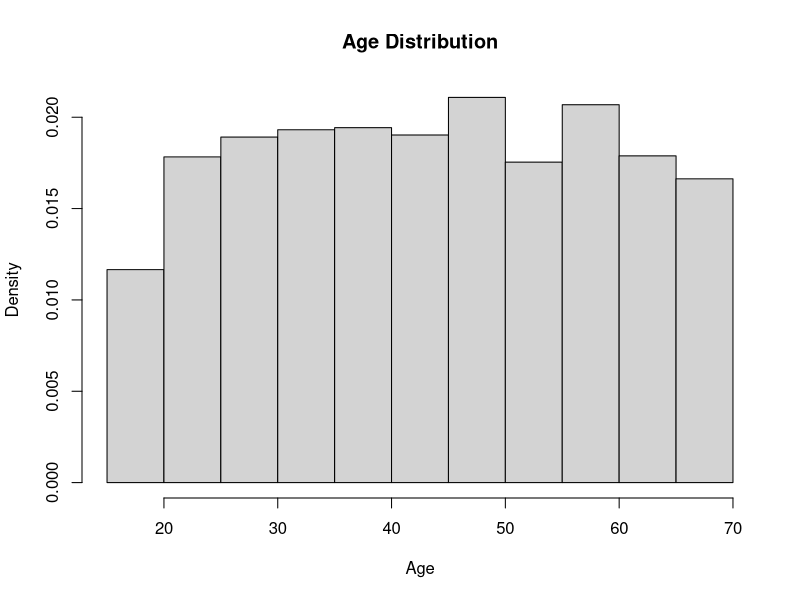
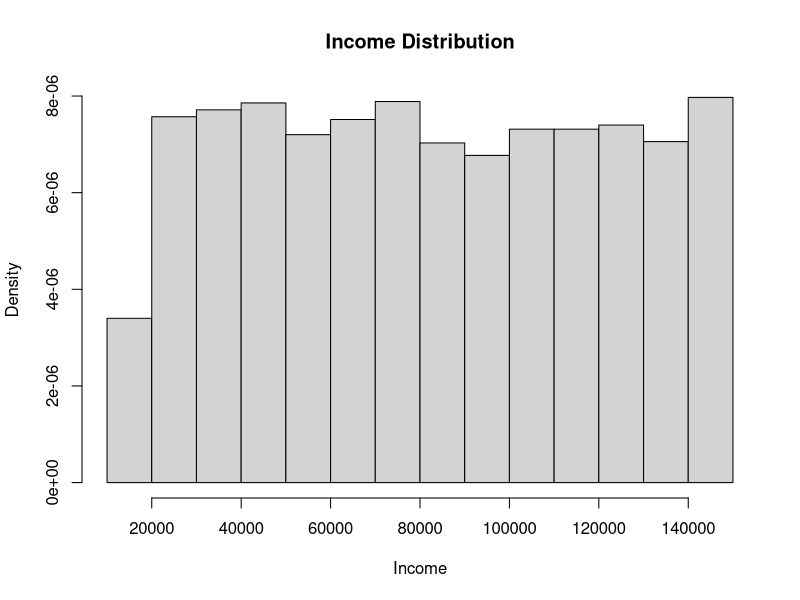
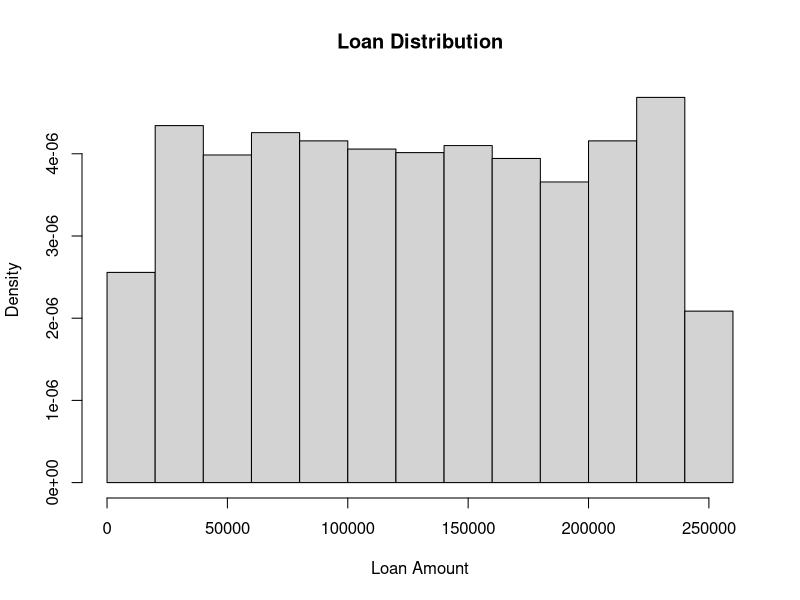
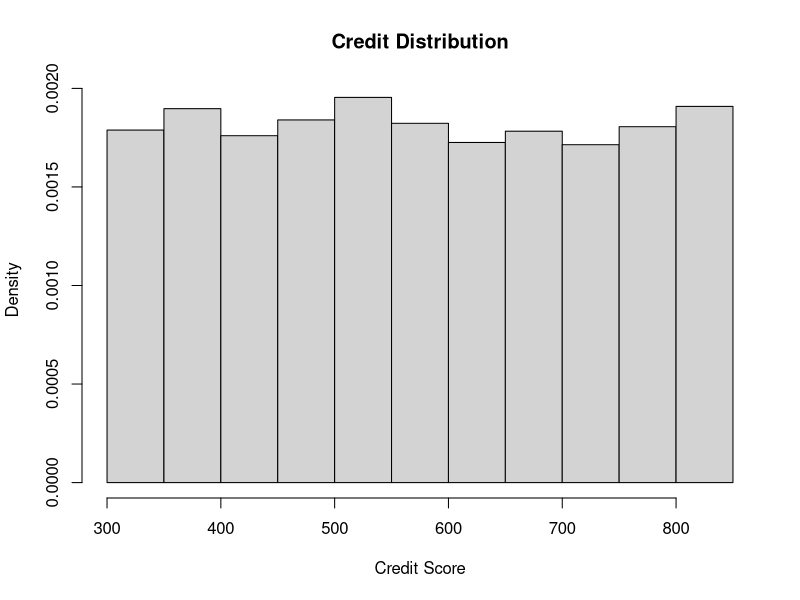
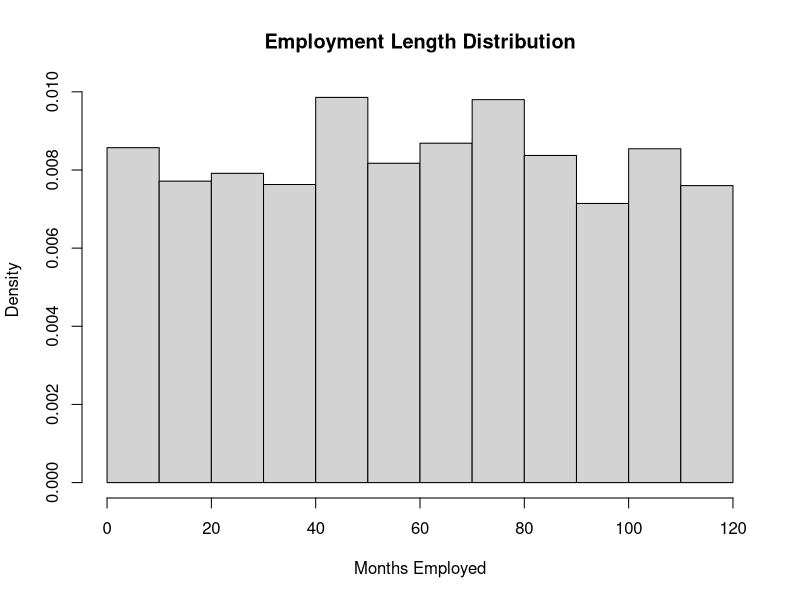
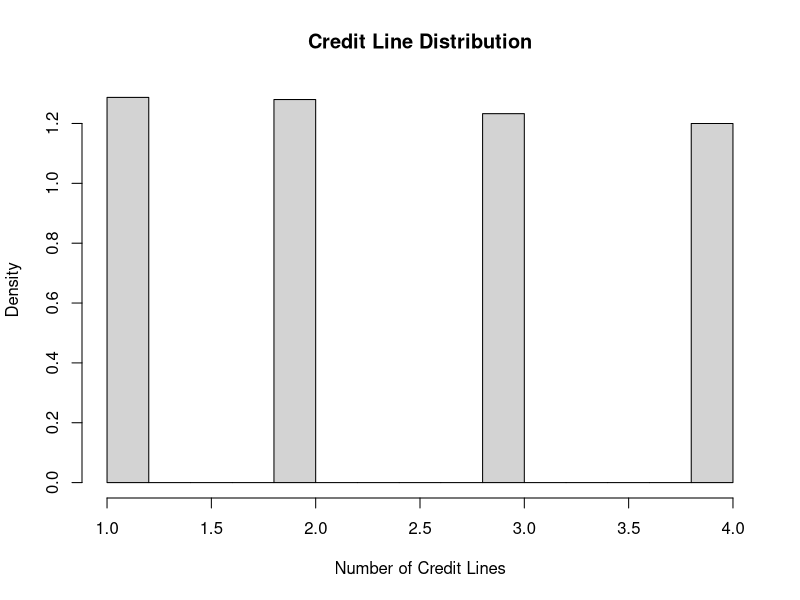
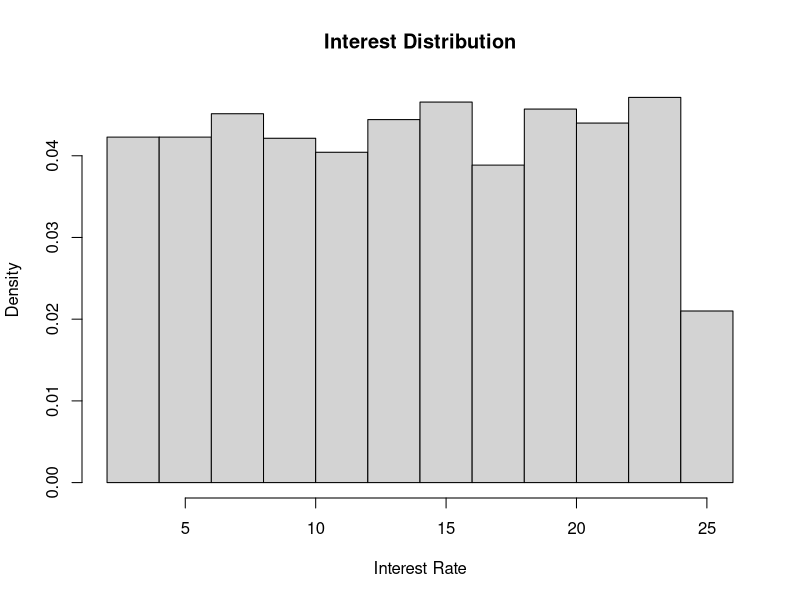
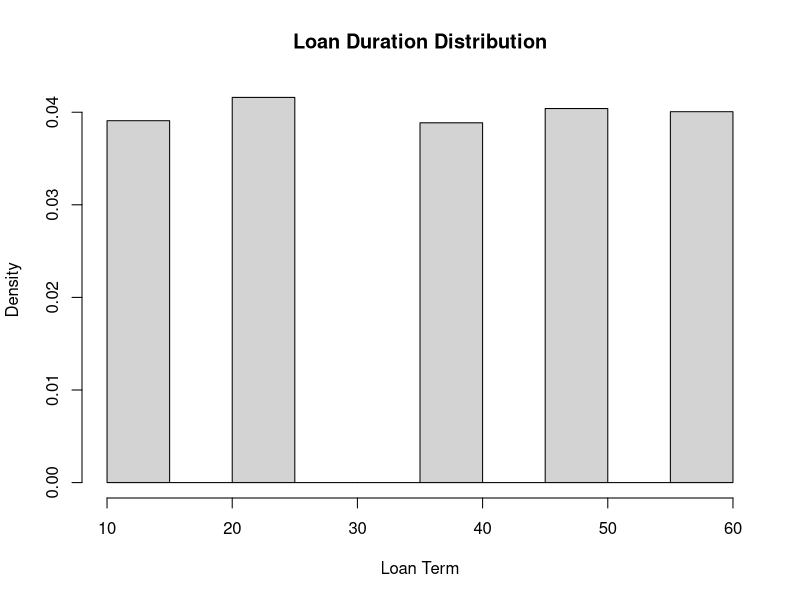

Source code (R) for these figures, in order:
## ---- chunk 1
knitr::opts_chunk$set(echo = TRUE)
## ---- chunk 2
loanDefaultData<-read.csv("LoanDefaultData.csv")
## ---- chunk 3
table(loanDefaultData$Default)
## ---- chunk 4
names(loanDefaultData)
## ---- chunk 5
sd(loanDefaultData$Age)
## ---- chunk 6
mean(loanDefaultData$Age)
## ---- chunk 7
hist(loanDefaultData$Age, main="Age Distribution", xlab="Age", freq = FALSE)
## ---- chunk 8
sd(loanDefaultData$Income)
## ---- chunk 9
mean(loanDefaultData$Income)
## ---- chunk 10
hist(loanDefaultData$Income, main="Income Distribution", xlab="Income", freq = FALSE)
## ---- chunk 11
sd(loanDefaultData$LoanAmount)
## ---- chunk 12
mean(loanDefaultData$LoanAmount)
## ---- chunk 13
hist(loanDefaultData$LoanAmount, main="Loan Distribution", xlab="Loan Amount", freq = FALSE)
## ---- chunk 14
sd(loanDefaultData$CreditScore)
## ---- chunk 15
mean(loanDefaultData$CreditScore)
## ---- chunk 16
hist(loanDefaultData$CreditScore, main="Credit Distribution", xlab="Credit Score", freq = FALSE)
## ---- chunk 17
sd(loanDefaultData$MonthsEmployed)
## ---- chunk 18
mean(loanDefaultData$MonthsEmployed)
## ---- chunk 19
hist(loanDefaultData$MonthsEmployed, main="Employment Length Distribution", xlab="Months Employed", freq = FALSE)
## ---- chunk 20
sd(loanDefaultData$NumCreditLines)
## ---- chunk 21
mean(loanDefaultData$NumCreditLines)
## ---- chunk 22
hist(loanDefaultData$NumCreditLines, main="Credit Line Distribution", xlab="Number of Credit Lines", freq = FALSE)
## ---- chunk 23
sd(loanDefaultData$InterestRate)
## ---- chunk 24
mean(loanDefaultData$InterestRate)
## ---- chunk 25
hist(loanDefaultData$InterestRate, main="Interest Distribution", xlab="Interest Rate", freq = FALSE)
## ---- chunk 26
sd(loanDefaultData$LoanTerm)
## ---- chunk 27
mean(loanDefaultData$LoanTerm)
## ---- chunk 28
hist(loanDefaultData$LoanTerm, main="Loan Duration Distribution", xlab="Loan Term", freq = FALSE)
## ---- chunk 29
table(loanDefaultData$Education)
## ---- chunk 30
table(loanDefaultData$EmploymentType)
## ---- chunk 31

table(loanDefaultData$MaritalStatus)
## ---- chunk 32
table(loanDefaultData$HasCoSigner)
## ---- chunk 33
fullmodel=glm(Default ~ ., data=loanDefaultData, family = "binomial")

basicmodel=glm(Default ~ CreditScore+Age, data=loanDefaultData, family = "binomial")
## ---- chunk 34
step(fullmodel, 
     scope=list(lower=basicmodel, upper=fullmodel), 
     direction='backward', steps=25)
## ---- chunk 35
current.model=glm(Default ~ Age + Income + LoanAmount + CreditScore + MonthsEmployed + NumCreditLines + InterestRate + EmploymentType + MaritalStatus + HasCoSigner, data=loanDefaultData, family = "binomial")

interactions.model=glm(Default ~ (CreditScore+Age)*(Income + LoanAmount + MonthsEmployed + NumCreditLines + InterestRate + EmploymentType + MaritalStatus + HasCoSigner), data=loanDefaultData, family = "binomial")
## ---- chunk 36
step(current.model, 
     scope=list(lower=current.model, upper=interactions.model), 
     direction='forward', steps=25)
## ---- chunk 37
current.model=glm(formula = Default ~ Age + Income + LoanAmount + CreditScore +
    MonthsEmployed + NumCreditLines + InterestRate + EmploymentType + 
    MaritalStatus + HasCoSigner + Age:EmploymentType, family = "binomial", 
    data = loanDefaultData)
## ---- chunk 38
summary(current.model)
## ---- chunk 39
final.model = glm(formula = Default ~ Age + Income + LoanAmount + CreditScore +
    MonthsEmployed + NumCreditLines + InterestRate + EmploymentType + 
    MaritalStatus + HasCoSigner + Age:EmploymentType, family = "binomial", 
    data = loanDefaultData)

summary(final.model)
## ---- chunk 40
summary
oddsimpact = exp(final.model$coefficients)
oddsimpact
